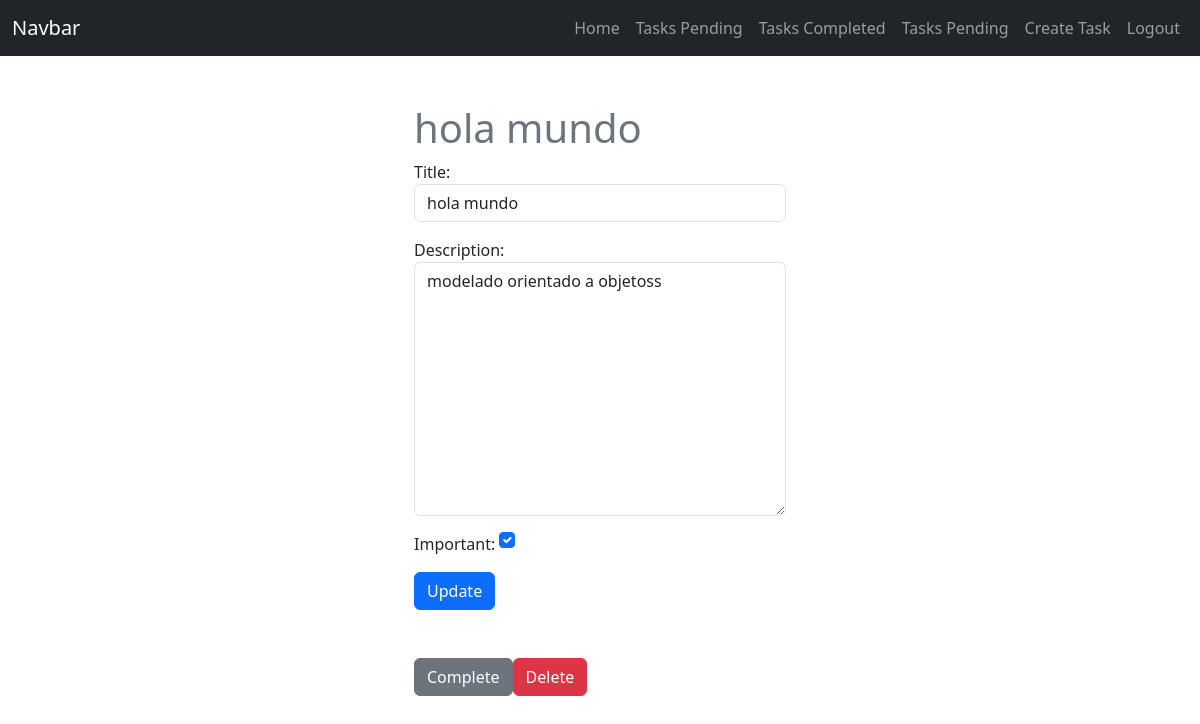
Screenshot of /tasks/2/ (signed in) with the database file from the repository.
### tasks/models.py (models this page shows, shortened)
class Task(models.Model):
    title=models.CharField(max_length=100)
    description = models.TextField(blank=True)
    created=models.DateTimeField(auto_now_add=True)
    datecompleted = models.DateTimeField(null=True,blank=True)
    important=models.BooleanField(default=False)
    user=models.ForeignKey(User,on_delete=models.CASCADE)

### tasks/views.py (the view, shortened to what this page needs)
# urls.py: path('tasks/<int:task_id>/',views.task_detail,
@login_required
def task_detail(request, task_id):
   if request.method == 'GET':
        task = get_object_or_404(Task,pk=task_id,user=request.user)
        form = TaskForm(instance=task)
        return render(request,'task_detail.html',{
            'task':task,
            'form':form
            })

### tasks/forms.py
class TaskForm(forms.ModelForm):
    class Meta:
        model = Task
        fields = ['title','description','important']
        widgets = {
            'title':forms.TextInput(attrs={'class':'form-control',
                                           'placeholder':'write a title'}),
            'description':forms.Textarea(attrs={'class':'form-control',
                                           'placeholder':'write a description'}),
            'important':forms.CheckboxInput(attrs={'class':'form-check-input m-auto'}),
        }

### tasks/templates/task_detail.html (shortened to what this page needs)
{% extends 'base.html' %}
{% block content %}
<main class="container">
    <div class="row-">
        <div class="col-md-4 offset-md-4 mt-5">
                <h1 class="text-secondary">{{task.title}}</h1>
                <form method="POST">
                    {{form.as_p}}
                    <button class="btn btn-primary">
                        Update
                    </button>
                </form>
                <div class="d-flex mt-5">
                    <form action="{% url 'complete_task' task.id %}" method="POST">
                        <button class="btn btn-secondary">
                            Complete
                        </button>
                    </form>
                    <form action="{% url 'delete_task' task.id %}" method="POST">
                        <button class="btn btn-danger">
                            Delete
                        </button>
                    </form>
                </div>
        </div>
    </div>
</main>
{% endblock %}

### rows the page displays
Task: title "hola mundo", description "modelado orientado a objetoss", important "☑"
